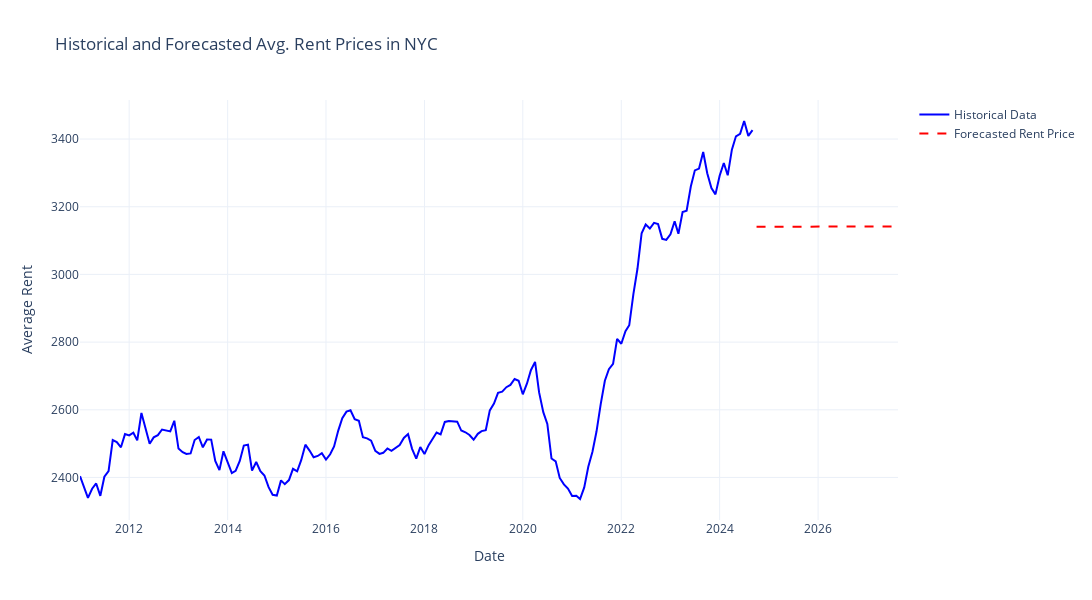

The cell this chart's notebook holds for it:
### Markdown cell above
- **Starting rent (Oct. 2024)**: $3,141.16
- **Ending rent (Aug. 2027)**: $3,141.33

Our model predicted relatively stable values over time. This may indicate that the model is capturing steady trends and not large seasonal variations. Let's take a look at how the predictions stack up against the historical data we have.

### Code cell
# Create our canvas 
fig = go.Figure()

# Plot the historical data 
fig.add_trace(go.Scatter(x = average_rent_data.index, 
                         y = average_rent_data["Average Rent"],
                         mode = "lines", 
                         name = "Historical Data", 
                         line = dict(color = "blue")))

# Add the forecasted data
fig.add_trace(go.Scatter(x = future_price_df.index,
                         y = future_price_df["Predicted Rent"],
                         mode = "lines",
                         name = "Forecasted Rent Price",
                         line = dict(color = "red", dash = "dash")))
# Update titles 
fig.update_layout(title = "Historical and Forecasted Avg. Rent Prices in NYC",
                  xaxis_title = "Date", 
                  yaxis_title = "Average Rent", 
                  template = "plotly_white",
                  width = 1200,
                  height = 600)
# Display plot 
fig.show()

### Figure 1 — Plotly figure (JSON) as saved in the notebook; plotly's stock layout.template omitted (floating-point values rounded to 4 significant figures; data arrays with more than 128 entries replaced by an {"elided": "..."} marker saying what was removed)
{"data": [{"line": {"color": "blue"}, "mode": "lines", "name": "Historical Data", "type": "scatter", "x": {"elided": "165 str values"}, "y": {"elided": "165 float values"}}, {"line": {"color": "red", "dash": "dash"}, "mode": "lines", "name": "Forecasted Rent Price", "type": "scatter", "x": ["2024-10-01T00:00:00", "2024-10-31T00:00:00", "2024-11-30T00:00:00", "2024-12-30T00:00:00", "2025-01-29T00:00:00", "2025-02-28T00:00:00", "2025-03-30T00:00:00", "2025-04-29T00:00:00", "2025-05-29T00:00:00", "2025-06-28T00:00:00", "2025-07-28T00:00:00", "2025-08-27T00:00:00", "2025-09-26T00:00:00", "2025-10-26T00:00:00", "2025-11-25T00:00:00", "2025-12-25T00:00:00", "2026-01-24T00:00:00", "2026-02-23T00:00:00", "2026-03-25T00:00:00", "2026-04-24T00:00:00", "2026-05-24T00:00:00", "2026-06-23T00:00:00", "2026-07-23T00:00:00", "2026-08-22T00:00:00", "2026-09-21T00:00:00", "2026-10-21T00:00:00", "2026-11-20T00:00:00", "2026-12-20T00:00:00", "2027-01-19T00:00:00", "2027-02-18T00:00:00", "2027-03-20T00:00:00", "2027-04-19T00:00:00", "2027-05-19T00:00:00", "2027-06-18T00:00:00", "2027-07-18T00:00:00", "2027-08-17T00:00:00"], "y": [3141.0, 3141.0, 3141.0, 3141.0, 3141.0, 3141.0, 3141.0, 3141.0, 3141.0, 3141.0, 3141.0, 3141.0, 3141.0, 3141.0, 3141.0, 3141.0, 3141.0, 3141.0, 3141.0, 3141.0, 3141.0, 3141.0, 3141.0, 3141.0, 3141.0, 3141.0, 3141.0, 3141.0, 3141.0, 3141.0, 3141.0, 3141.0, 3141.0, 3141.0, 3141.0, 3141.0]}], "layout": {"height": 600, "title": {"text": "Historical and Forecasted Avg. Rent Prices in NYC"}, "width": 1200, "xaxis": {"title": {"text": "Date"}}, "yaxis": {"title": {"text": "Average Rent"}}}}
